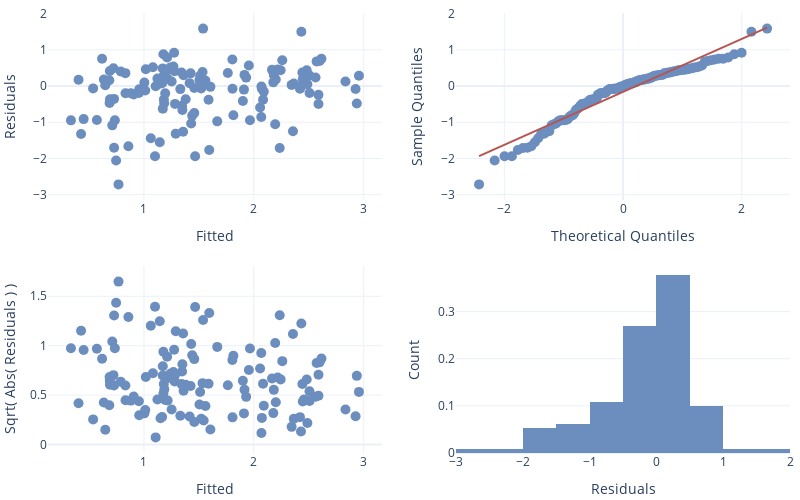

Here is the notebook cell this chart was saved with:
### Code cell
pl_df_cnr = pl.DataFrame(df_cnr)
glmm_cnr_s_lg = glmer('CNR ~ Stain + (1|Experiment) + (1|ROI)', data=pl_df_cnr, family='Gamma', link='log')
glmm_cnr_s_lg.set_factors(['Stain'])

# Convert estimates to odds
display(glmm_cnr_s_lg.fit(exponentiate=True, summary=True, conf_method='boot'))
display(glmm_cnr_s_lg.result_fit_stats)
stat_diagnostics(glmm_cnr_s_lg.data['fitted'], glmm_cnr_s_lg.data['resid'], glmm_cnr_s_lg.data['Experiment'])

### Figure 1 — Plotly figure (JSON) as saved in the notebook; plotly's stock layout.template omitted (floating-point values rounded to 4 significant figures; data arrays with more than 128 entries replaced by an {"elided": "..."} marker saying what was removed)
{"data": [{"marker": {"color": "#6C8EBF", "size": 10}, "mode": "markers", "text": {"elided": "130 str values"}, "type": "scatter", "x": {"elided": "130 float values"}, "xaxis": "x", "y": {"elided": "130 float values"}, "yaxis": "y"}, {"marker": {"color": "#6C8EBF", "size": 10}, "mode": "markers", "type": "scatter", "x": {"elided": "130 float values"}, "xaxis": "x2", "y": {"elided": "130 float values"}, "yaxis": "y2"}, {"marker": {"color": "#B85450", "line": {"width": 2}}, "mode": "lines", "type": "scatter", "x": {"elided": "130 float values"}, "xaxis": "x2", "y": {"elided": "130 float values"}, "yaxis": "y2"}, {"marker": {"color": "#6C8EBF", "size": 10}, "mode": "markers", "text": {"elided": "130 str values"}, "type": "scatter", "x": {"elided": "130 float values"}, "xaxis": "x3", "y": {"elided": "130 float values"}, "yaxis": "y3"}, {"histnorm": "probability", "marker": {"color": "#6C8EBF"}, "type": "histogram", "x": {"elided": "130 float values"}, "xaxis": "x4", "yaxis": "y4"}], "layout": {"height": 500, "margin": {"b": 5, "l": 10, "r": 10, "t": 5}, "showlegend": false, "width": 800, "xaxis": {"anchor": "y", "domain": [0, 0.45], "title": {"text": "Fitted"}}, "xaxis2": {"anchor": "y2", "domain": [0.55, 1], "title": {"text": "Theoretical Quantiles"}}, "xaxis3": {"anchor": "y3", "domain": [0, 0.45], "title": {"text": "Fitted"}}, "xaxis4": {"anchor": "y4", "domain": [0.55, 1], "title": {"text": "Residuals"}}, "yaxis": {"anchor": "x", "domain": [0.575, 1], "title": {"text": "Residuals"}}, "yaxis2": {"anchor": "x2", "domain": [0.575, 1], "title": {"text": "Sample Quantiles"}}, "yaxis3": {"anchor": "x3", "domain": [0, 0.425], "title": {"text": "Sqrt( Abs( Residuals ) )"}}, "yaxis4": {"anchor": "x4", "domain": [0, 0.425], "title": {"text": "Count"}}}}
